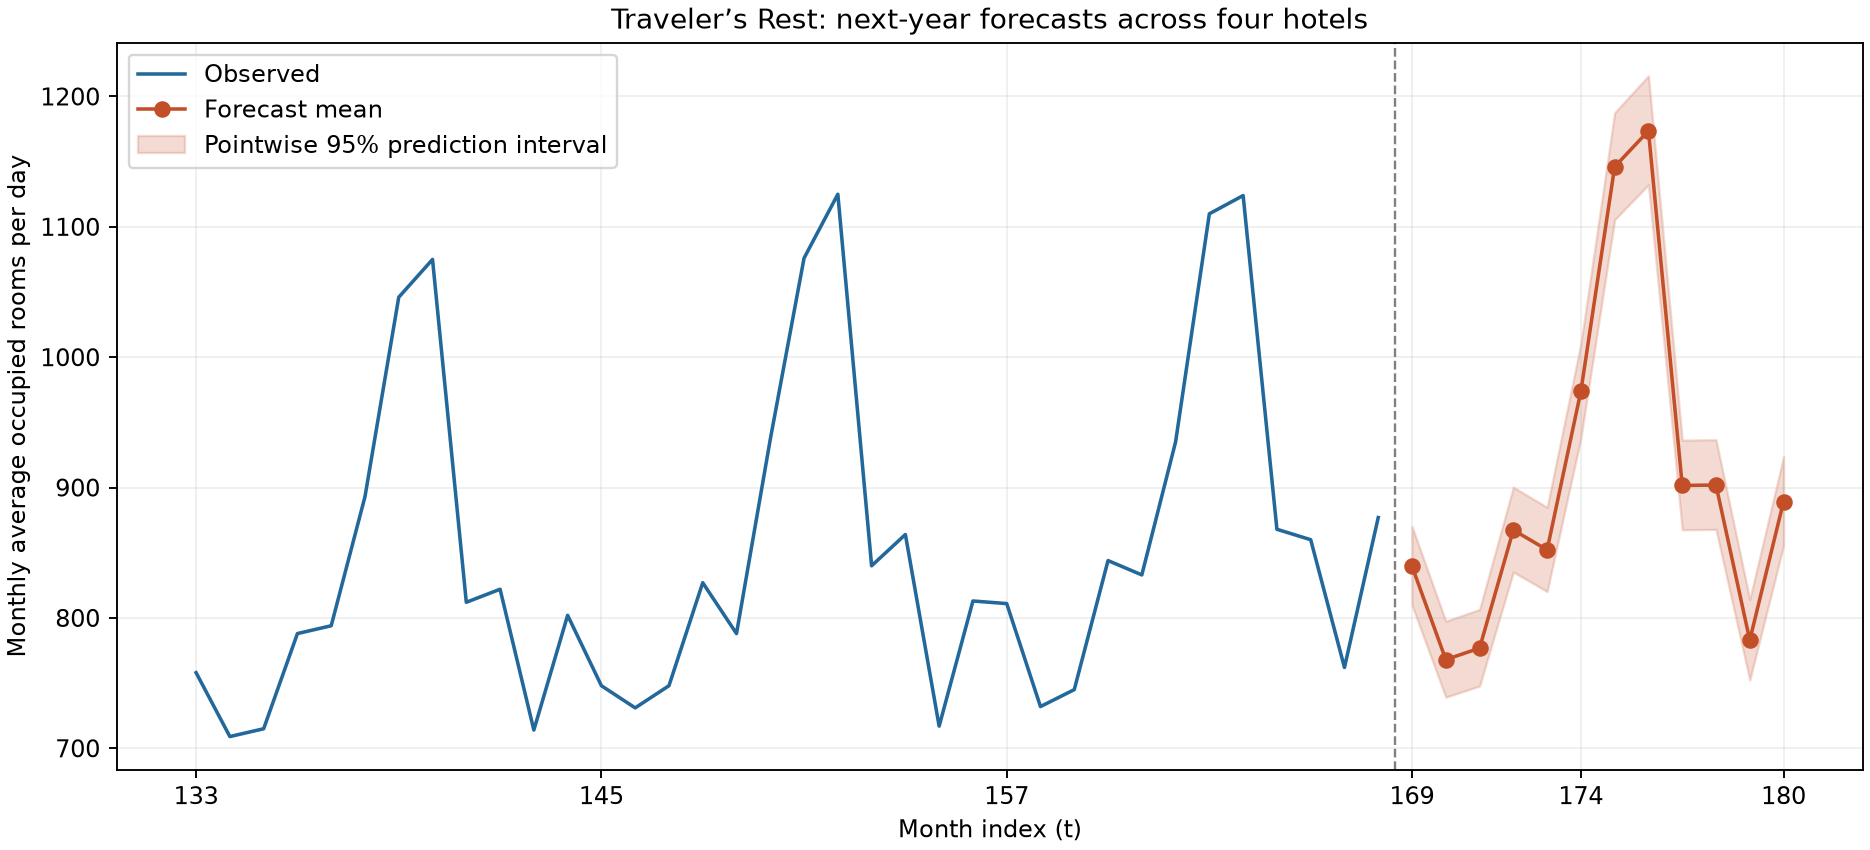

Write Python code to recreate this figure.
import json
import numpy as np
import pandas as pd
import matplotlib
matplotlib.use('Agg')
import matplotlib.pyplot as plt
from scipy.stats import norm
from statsmodels.tsa.statespace.sarimax import SARIMAX


def main():
    data=pd.read_csv('hotel_monthly.csv')
    raw=data.rooms_per_day.to_numpy(dtype=float)
    star=raw**.25
    v=star[12:]-star[:-12]
    with open('turn08_candidate_fit_results.json') as f:
        saved=json.load(f)
    params=saved['with_constant']['parameters']
    model=SARIMAX(v,order=([1,3,5],0,0),seasonal_order=(0,0,1,12),trend='c',
                  enforce_stationarity=True,enforce_invertibility=True)
    fit=model.filter([params[name] for name in model.param_names])
    pred=fit.get_forecast(12)
    dv=np.asarray(pred.predicted_mean)
    variance=np.asarray(pred.var_pred_mean)
    means=star[-12:]+dv
    sd=np.sqrt(variance)
    z=norm.ppf(.975)
    lo_star=means-z*sd
    hi_star=means+z*sd
    median=means**4
    mean_rooms=means**4+6*means**2*variance+3*variance**2
    lower=lo_star**4
    upper=hi_star**4
    months=['Jan','Feb','Mar','Apr','May','Jun','Jul','Aug','Sep','Oct','Nov','Dec']
    rows=[]
    for h in range(12):
        rows.append({'t':169+h,'month':months[h],'forecast_seasonal_difference':float(dv[h]),
            'last_year_fourth_root':float(star[-12+h]),'fourth_root_mean':float(means[h]),
            'fourth_root_sd':float(sd[h]),'fourth_root_95_interval':[float(lo_star[h]),float(hi_star[h])],
            'rooms_per_day_median':float(median[h]),'rooms_per_day_mean':float(mean_rooms[h]),
            'rooms_per_day_95_prediction_interval':[float(lower[h]),float(upper[h])],
            'gaussian_probability_negative_fourth_root':float(norm.cdf(-means[h]/sd[h]))})
    contributions={'constant':params['intercept']}
    for lag in [1,3,5]:
        contributions['AR_lag_'+str(lag)]=float(params['ar.L'+str(lag)]*v[-lag])
    contributions['AR_plus_constant_sum']=sum(contributions.values())
    contributions['seasonal_innovation_state_contribution']=float(dv[0]-contributions['AR_plus_constant_sum'])
    # At future t=169, the lagged seasonal innovation is at t=157.
    contributions['implied_conditional_innovation_t157']=float(contributions['seasonal_innovation_state_contribution']/params['ma.S.L12'])
    result={'forecast_origin_t':168,'horizon':12,'parameters_source':'turn08_candidate_fit_results.json',
        'interval_convention':'Pointwise central 95% Gaussian state-space prediction intervals conditional on saved fitted parameters; state and future innovation uncertainty included; parameter, transformation and model selection uncertainty excluded.',
        'inverse_transform':'median=m^4; Gaussian fourth moment mean=m^4+6*m^2*s^2+3*s^4; limits=(m +/- 1.95996*s)^4, valid here because both root-scale limits are positive and negative root-scale probability is negligible.',
        'first_month_calculation':{'AR_lagged_values':{str(lag):float(v[-lag]) for lag in [1,3,5]},
            'contributions':contributions,'last_year_rooms_t157':float(raw[-12]),'last_year_root_t157':float(star[-12])},
        'forecasts':rows}
    with open('turn10_next_year_forecast_results.json','w') as f:
        json.dump(result,f,indent=2)
    pd.DataFrame([{'t':r['t'],'month':r['month'],'mean_rooms_per_day':r['rooms_per_day_mean'],
        'median_rooms_per_day':r['rooms_per_day_median'],'lower_95':r['rooms_per_day_95_prediction_interval'][0],
        'upper_95':r['rooms_per_day_95_prediction_interval'][1]} for r in rows]).to_csv('turn10_next_year_forecast.csv',index=False)
    fig,ax=plt.subplots(figsize=(11,5),constrained_layout=True)
    ax.plot(data.t.to_numpy()[-36:],raw[-36:],color='#23689b',label='Observed')
    future=np.arange(169,181)
    ax.plot(future,mean_rooms,color='#c34f28',marker='o',label='Forecast mean')
    ax.fill_between(future,lower,upper,color='#c34f28',alpha=.2,label='Pointwise 95% prediction interval')
    ax.axvline(168.5,color='gray',linestyle='--',linewidth=1)
    ax.set(xlabel='Month index (t)',ylabel='Monthly average occupied rooms per day',
           title='Traveler’s Rest: next-year forecasts across four hotels',xticks=[133,145,157,169,174,180])
    ax.legend(loc='upper left')
    ax.grid(alpha=.2)
    fig.savefig('turn10_next_year_forecast.png',dpi=170)
    plt.close(fig)
    print(json.dumps(result['first_month_calculation'],indent=2))
    print(json.dumps(rows[0],indent=2))
    for r in rows:
        print(r['month'],round(r['rooms_per_day_mean']),round(r['rooms_per_day_median']),[round(x) for x in r['rooms_per_day_95_prediction_interval']])


if __name__=='__main__':
    main()
